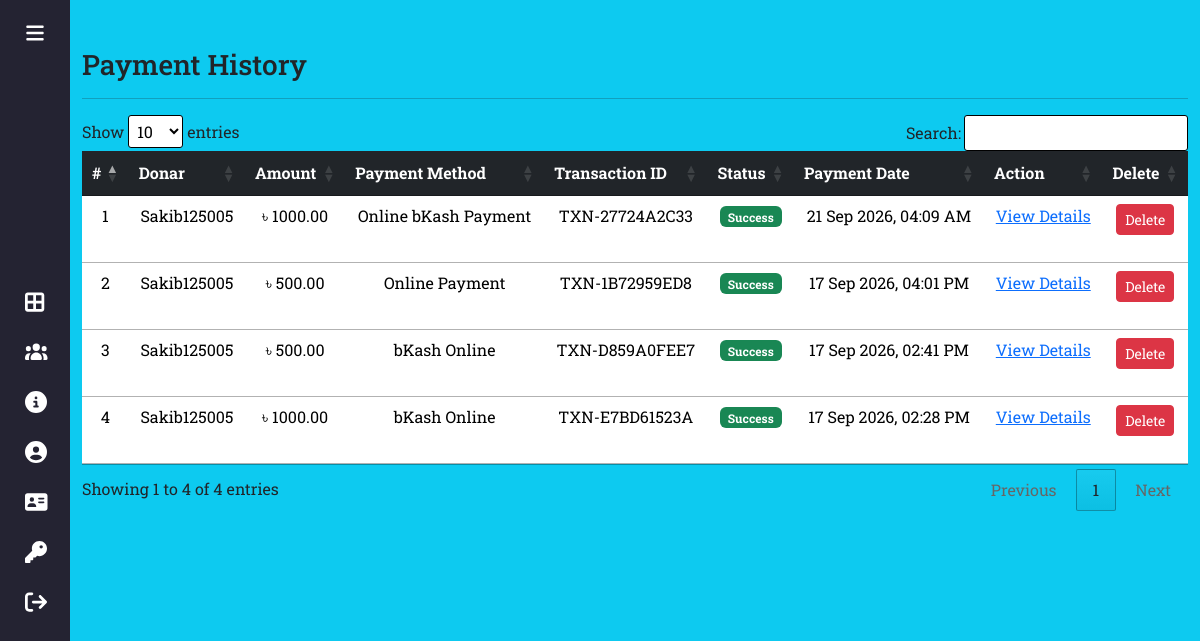
Page /manage-payment/ (signed in) on the committed database.
### app/models.py (models this page shows, shortened)
class Payment(models.Model):
    donar = models.ForeignKey(Donar, on_delete=models.CASCADE)
    amount = models.DecimalField(max_digits=10, decimal_places=2)
    payment_method = models.CharField(max_length=30, choices= PAYMENT_METHOD_CHOICES)
    transaction_id = models.CharField(max_length=100, null=True, blank=True)
    status = models.CharField(max_length=20, choices= PAYMENT_STATUS_CHOICES, default='Pending')
    payment_date = models.DateTimeField(auto_now_add=True)

class Donar(models.Model):
    user = models.ForeignKey(User, on_delete=models.CASCADE)
    contact = models.CharField(max_length=15, null=True)
    address = models.CharField(max_length=300, null=True)
    userpic = models.ImageField(upload_to='Donar', null=True, blank=True)
    regdate = models.DateTimeField(auto_now_add=True)

### app/views.py (the view)
# urls.py: path("manage-payment/", views.manage_payment, name="manage_payment"),
def manage_payment(request):
    if not request.user.is_authenticated:
        return redirect('/login_admin')
    payments = Payment.objects.all().order_by('-payment_date')
    return render(request,'manage-payment.html',locals())

### app/templates/manage-payment.html
{% extends 'index-admin.html' %}
{% load static %}
{% block main %}
<div class="container mt-5 vh-100 table-responsive">
    <h3>Payment History</h3>
    <hr>
    <table id="mytable" class="table data">
        <thead class="table-dark">
            <tr class="text-center">
                <th>#</th>
                <th>Donar</th>
                <th>Amount</th>
                <th>Payment Method</th>
                <th>Transaction ID</th>
                <th>Status</th>
                <th>Payment Date</th>
                <th>Action</th>
                <th>Delete</th>
            </tr>
        </thead>
        <tbody>
            {% for i in payments %}
            <tr class="text-center">
                <td>{{ forloop.counter }}</td>
                <td>
                    {{ i.donar.user.username }}
                </td>
                <td>
                    &#2547; {{ i.amount }}
                </td>
                <td>
                    {{ i.payment_method }}
                </td>
                <td>
                    {{ i.transaction_id|default:"N/A" }}
                </td>
                <td>
                    {% if i.status == 'Pending' %}
                        <span class="badge bg-warning text-dark">Pending</span>
                    {% elif i.status == 'Success' %}
                        <span class="badge bg-success">Success</span>
                    {% elif i.status == 'Failed' %}
                        <span class="badge bg-danger">Failed</span>
                    {% elif i.status == 'Cancelled' %}
                        <span class="badge bg-dark">Cancelled</span>
                    {% else %}
                        <span class="badge bg-secondary">{{i.status}}</span>
                    {% endif %}
                </td>
                <td>
                    {{ i.payment_date|date:"d M Y, h:i A" }}
                </td>
                <td>
                    <a href="{% url 'payment_detail_admin' i.id %}"
                       class="text-primary">
                        View Details
                    </a>
                </td>
                <td>
                    <a href="{% url 'delete_payment_admin' i.id %}"
                       class="btn btn-danger btn-sm"
                       onclick="return confirm('Are You Sure You Want to Delete this Payment?');">
                        Delete
                    </a>
                </td>
            </tr>
            {% endfor %}
        </tbody>
    </table>
</div>
{% endblock main %}

### app/static/css/style-admin.css (style rules this page uses)
* { margin:0; padding:0; box-sizing: border-box; }
body { position: relative; min-height: 100vh; width: 100%; overflow: hidden; }
.table tr td { height: 50px; }

### rows in the picture
Payment: donar.user.username "Sakib125005", amount "1000.00", payment_method "Online bKash Payment", transaction_id "TXN-27724A2C33", status "Success", payment_date "21 Sep 2026, 04:09 AM"
Payment: donar.user.username "Sakib125005", amount "500.00", payment_method "Online Payment", transaction_id "TXN-1B72959ED8", status "Success", payment_date "17 Sep 2026, 04:01 PM"
Payment: donar.user.username "Sakib125005", amount "500.00", payment_method "bKash Online", transaction_id "TXN-D859A0FEE7", status "Success", payment_date "17 Sep 2026, 02:41 PM"
Payment: donar.user.username "Sakib125005", amount "1000.00", payment_method "bKash Online", transaction_id "TXN-E7BD61523A", status "Success", payment_date "17 Sep 2026, 02:28 PM"
